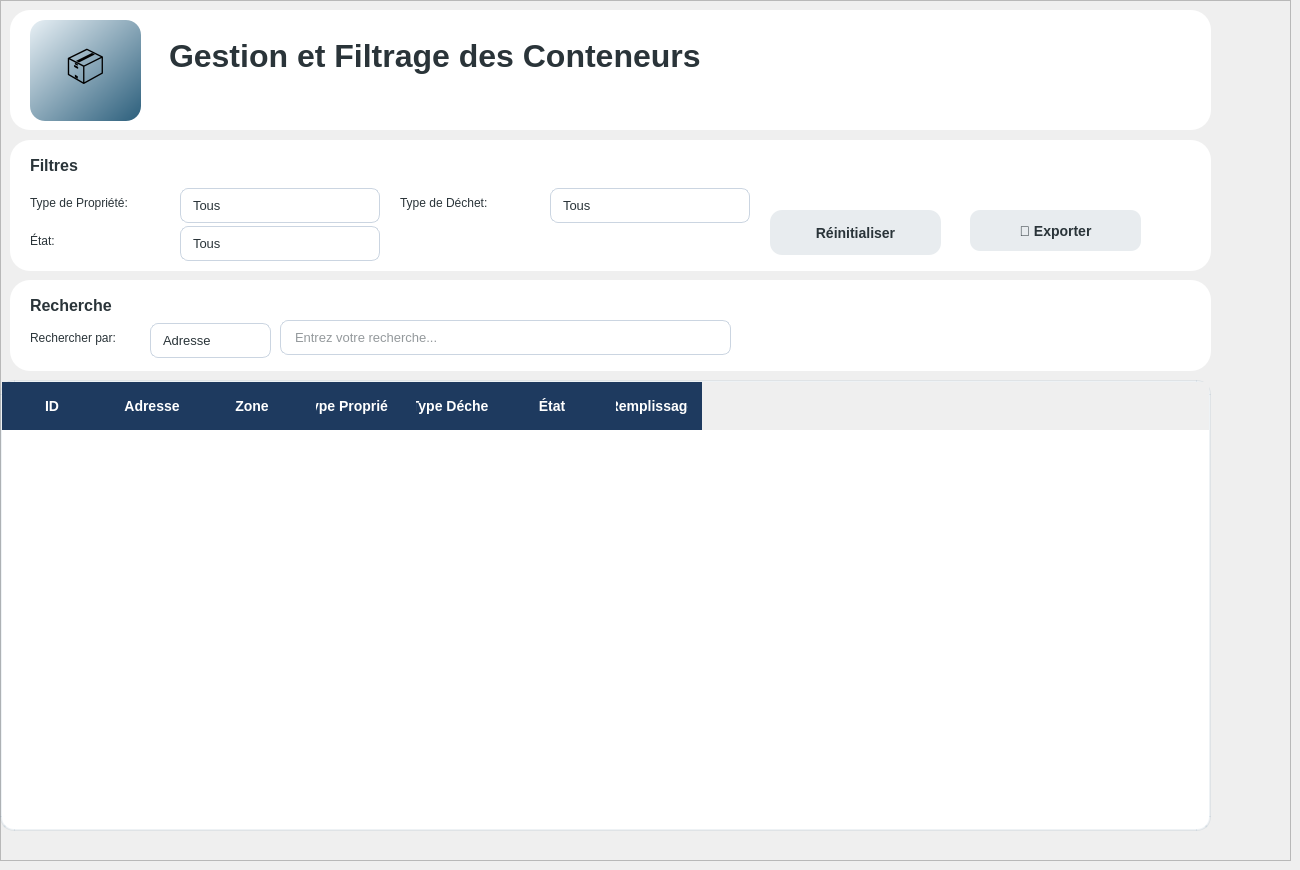
   <widget class="QWidget" name="page_7">
    <widget class="QFrame" name="frame_4">
     <property name="enabled">
      <bool>true</bool>
     </property>
     <property name="geometry">
      <rect>
       <x>0</x>
       <y>0</y>
       <width>1291</width>
       <height>861</height>
      </rect>
     </property>
     <property name="maximumSize">
      <size>
       <width>1500</width>
       <height>1500</height>
      </size>
     </property>
     <property name="styleSheet">
      <string notr="true">background-color: qlineargradient(
    spread:pad,
    x1:0, y1:0,
    x2:0, y2:1,
    stop:0 #0A1F33,
    stop:0.5 #163A5F,
    stop:1 #274C77
);</string>
     </property>
     <property name="frameShape">
      <enum>QFrame::Shape::StyledPanel</enum>
     </property>
     <property name="frameShadow">
      <enum>QFrame::Shadow::Raised</enum>
     </property>
     <widget class="QFrame" name="headerFrame">
      <property name="geometry">
       <rect>
        <x>10</x>
        <y>10</y>
        <width>1201</width>
        <height>120</height>
       </rect>
      </property>
      <property name="minimumSize">
       <size>
        <width>0</width>
        <height>120</height>
       </size>
      </property>
      <property name="styleSheet">
       <string notr="true">background: white;
border-radius: 20px;
padding: 20px;</string>
      </property>
      <property name="frameShape">
       <enum>QFrame::Shape::StyledPanel</enum>
      </property>
      <property name="frameShadow">
       <enum>QFrame::Shadow::Raised</enum>
      </property>
      <widget class="QLabel" name="label_icon_2">
       <property name="geometry">
        <rect>
         <x>20</x>
         <y>10</y>
         <width>111</width>
         <height>101</height>
        </rect>
       </property>
       <property name="font">
        <font>
         <pointsize>26</pointsize>
        </font>
       </property>
       <property name="styleSheet">
        <string notr="true">background: qlineargradient(x1:0, y1:0, x2:1, y2:1, stop:0 #E8F0F5, stop:1 #2C5F7C);
border-radius: 15px;</string>
       </property>
       <property name="text">
        <string>📦</string>
       </property>
       <property name="alignment">
        <set>Qt::AlignmentFlag::AlignCenter</set>
       </property>
      </widget>
      <widget class="QLabel" name="label_title_2">
       <property name="geometry">
        <rect>
         <x>130</x>
         <y>0</y>
         <width>791</width>
         <height>91</height>
        </rect>
       </property>
       <property name="font">
        <font>
         <family>Leelawadee UI</family>
         <pointsize>24</pointsize>
         <bold>true</bold>
        </font>
       </property>
       <property name="styleSheet">
        <string notr="true">color: #2A3439;
background: transparent;</string>
       </property>
       <property name="text">
        <string>Gestion et Filtrage des Conteneurs</string>
       </property>
      </widget>
     </widget>
     <widget class="QFrame" name="filtresFrame">
      <property name="geometry">
       <rect>
        <x>10</x>
        <y>140</y>
        <width>1201</width>
        <height>131</height>
       </rect>
      </property>
      <property name="styleSheet">
       <string notr="true">QFrame#filtresFrame {
    background: white;
    border-radius: 20px;
    padding: 20px;
}</string>
      </property>
      <property name="frameShape">
       <enum>QFrame::Shape::StyledPanel</enum>
      </property>
      <property name="frameShadow">
       <enum>QFrame::Shadow::Raised</enum>
      </property>
      <widget class="QLabel" name="label_filtres">
       <property name="geometry">
        <rect>
         <x>20</x>
         <y>10</y>
         <width>100</width>
         <height>30</height>
        </rect>
       </property>
       <property name="font">
        <font>
         <pointsize>12</pointsize>
         <bold>true</bold>
        </font>
       </property>
       <property name="styleSheet">
        <string notr="true">color: #2A3439;
background: transparent;</string>
       </property>
       <property name="text">
        <string>Filtres</string>
       </property>
      </widget>
      <widget class="QLabel" name="label_typePropriete">
       <property name="geometry">
        <rect>
         <x>20</x>
         <y>50</y>
         <width>150</width>
         <height>25</height>
        </rect>
       </property>
       <property name="font">
        <font>
         <pointsize>9</pointsize>
        </font>
       </property>
       <property name="styleSheet">
        <string notr="true">color: #2A3439;
background: transparent;</string>
       </property>
       <property name="text">
        <string>Type de Propriété:</string>
       </property>
      </widget>
      <widget class="QComboBox" name="comboBox_typePropriete">
       <property name="geometry">
        <rect>
         <x>170</x>
         <y>48</y>
         <width>200</width>
         <height>35</height>
        </rect>
       </property>
       <property name="styleSheet">
        <string notr="true">QComboBox {
    background-color: #FFFFFF;
    border: 1px solid #CBD5E1;
    border-radius: 8px;
    padding: 6px 12px;
    color: #2A3439;
    font-size: 13px;
}

QComboBox::drop-down {
    border: none;
    width: 25px;
}

QComboBox:hover {
    border: 1px solid #2C5F7C;
}

QComboBox QAbstractItemView {
    background-color: #FFFFFF;
    border: 1px solid #CBD5E1;
    selection-background-color: #E0ECFF;
    selection-color: #1E3A5F;
    color: #2A3439;
}</string>
       </property>
       <item>
        <property name="text">
         <string>Tous</string>
        </property>
       </item>
       <item>
        <property name="text">
         <string>Public</string>
        </property>
       </item>
       <item>
        <property name="text">
         <string>Privé</string>
        </property>
       </item>
      </widget>
      <widget class="QLabel" name="label_typeDechet">
       <property name="geometry">
        <rect>
         <x>390</x>
         <y>50</y>
         <width>150</width>
         <height>25</height>
        </rect>
       </property>
       <property name="font">
        <font>
         <pointsize>9</pointsize>
        </font>
       </property>
       <property name="styleSheet">
        <string notr="true">color: #2A3439;
background: transparent;</string>
       </property>
       <property name="text">
        <string>Type de Déchet:</string>
       </property>
      </widget>
      <widget class="QComboBox" name="comboBox_typeDechet">
       <property name="geometry">
        <rect>
         <x>540</x>
         <y>48</y>
         <width>200</width>
         <height>35</height>
        </rect>
       </property>
       <property name="styleSheet">
        <string notr="true">QComboBox {
    background-color: #FFFFFF;
    border: 1px solid #CBD5E1;
    border-radius: 8px;
    padding: 6px 12px;
    color: #2A3439;
    font-size: 13px;
}

QComboBox::drop-down {
    border: none;
    width: 25px;
}

QComboBox:hover {
    border: 1px solid #2C5F7C;
}

QComboBox QAbstractItemView {
    background-color: #FFFFFF;
    border: 1px solid #CBD5E1;
    selection-background-color: #E0ECFF;
    selection-color: #1E3A5F;
    color: #2A3439;
}</string>
       </property>
       <item>
        <property name="text">
         <string>Tous</string>
        </property>
       </item>
       <item>
        <property name="text">
         <string>Ordures ménagères</string>
        </property>
       </item>
       <item>
        <property name="text">
         <string>Recyclage</string>
        </property>
       </item>
       <item>
        <property name="text">
         <string>Verre</string>
        </property>
       </item>
       <item>
        <property name="text">
         <string>Organique</string>
        </property>
       </item>
      </widget>
      <widget class="QLabel" name="label_etat">
       <property name="geometry">
        <rect>
         <x>20</x>
         <y>88</y>
         <width>150</width>
         <height>25</height>
        </rect>
       </property>
       <property name="font">
        <font>
         <pointsize>9</pointsize>
        </font>
       </property>
       <property name="styleSheet">
        <string notr="true">color: #2A3439;
background: transparent;</string>
       </property>
       <property name="text">
        <string>État:</string>
       </property>
      </widget>
      <widget class="QComboBox" name="comboBox_etat">
       <property name="geometry">
        <rect>
         <x>170</x>
         <y>86</y>
         <width>200</width>
         <height>35</height>
        </rect>
       </property>
       <property name="styleSheet">
        <string notr="true">QComboBox {
    background-color: #FFFFFF;
    border: 1px solid #CBD5E1;
    border-radius: 8px;
    padding: 6px 12px;
    color: #2A3439;
    font-size: 13px;
}

QComboBox::drop-down {
    border: none;
    width: 25px;
}

QComboBox:hover {
    border: 1px solid #2C5F7C;
}

QComboBox QAbstractItemView {
    background-color: #FFFFFF;
    border: 1px solid #CBD5E1;
    selection-background-color: #E0ECFF;
    selection-color: #1E3A5F;
    color: #2A3439;
}</string>
       </property>
       <item>
        <property name="text">
         <string>Tous</string>
        </property>
       </item>
       <item>
        <property name="text">
         <string>Opérationnel</string>
        </property>
       </item>
       <item>
        <property name="text">
         <string>Plein</string>
        </property>
       </item>
       <item>
        <property name="text">
         <string>Maintenance</string>
        </property>
       </item>
      </widget>
      <widget class="QPushButton" name="pushButton_appliquerFiltres">
       <property name="geometry">
        <rect>
         <x>760</x>
         <y>14</y>
         <width>171</width>
         <height>51</height>
        </rect>
       </property>
       <property name="font">
        <font>
         <pointsize>-1</pointsize>
         <fontweight>DemiBold</fontweight>
        </font>
       </property>
       <property name="styleSheet">
        <string notr="true">QPushButton {
    background-color: qlineargradient(
        spread:pad,
        x1:0, y1:0,
        x2:0, y2:1,
        stop:0 #0A1F33,
        stop:0.5 #163A5F,
        stop:1 #274C77
    );
    color: white;
    border-radius: 12px;
    padding: 10px 20px;
    font-weight: 600;
    border: none;
    font-size: 14px;
}

QPushButton:hover {
    background-color: qlineargradient(
        spread:pad,
        x1:0, y1:0,
        x2:0, y2:1,
        stop:0 #163A5F,
        stop:0.5 #274C77,
        stop:1 #3A6EA5
    );
}</string>
       </property>
       <property name="text">
        <string>Appliquer les filtres</string>
       </property>
      </widget>
      <widget class="QPushButton" name="pushButton_reinitialiser">
       <property name="geometry">
        <rect>
         <x>760</x>
         <y>70</y>
         <width>171</width>
         <height>45</height>
        </rect>
       </property>
       <property name="font">
        <font>
         <pointsize>-1</pointsize>
         <fontweight>DemiBold</fontweight>
        </font>
       </property>
       <property name="styleSheet">
        <string notr="true">QPushButton {
    background-color: #E8ECEF;
    color: #2A3439;
    border: none;
    border-radius: 12px;
    padding: 10px 20px;
    font-weight: 600;
    font-size: 14px;
}

QPushButton:hover {
    background-color: #5F6C73;
    color: white;
}</string>
       </property>
       <property name="text">
        <string>Réinitialiser</string>
       </property>
      </widget>
      <widget class="QPushButton" name="pushButton_exporter_2">
       <property name="geometry">
        <rect>
         <x>960</x>
         <y>70</y>
         <width>171</width>
         <height>41</height>
        </rect>
       </property>
       <property name="font">
        <font>
         <pointsize>-1</pointsize>
         <fontweight>DemiBold</fontweight>
        </font>
       </property>
       <property name="styleSheet">
        <string notr="true">QPushButton {
    background-color: #E8ECEF;
    color: #2A3439;
    border: none;
    border-radius: 10px;
    padding: 10px 20px;
    font-weight: 600;
    font-size: 14px;
}

QPushButton:hover {
    background-color: #5F6C73;
    color: white;
}</string>
       </property>
       <property name="text">
        <string>📄 Exporter</string>
       </property>
      </widget>
      <widget class="QPushButton" name="pushButton_appliquerFiltres_2">
       <property name="geometry">
        <rect>
         <x>960</x>
         <y>10</y>
         <width>171</width>
         <height>51</height>
        </rect>
       </property>
       <property name="font">
        <font>
         <pointsize>-1</pointsize>
         <fontweight>DemiBold</fontweight>
        </font>
       </property>
       <property name="styleSheet">
        <string notr="true">QPushButton {
    background-color: qlineargradient(
        spread:pad,
        x1:0, y1:0,
        x2:0, y2:1,
        stop:0 #0A1F33,
        stop:0.5 #163A5F,
        stop:1 #274C77
    );
    color: white;
    border-radius: 12px;
    padding: 10px 20px;
    font-weight: 600;
    border: none;
    font-size: 14px;
}

QPushButton:hover {
    background-color: qlineargradient(
        spread:pad,
        x1:0, y1:0,
        x2:0, y2:1,
        stop:0 #163A5F,
        stop:0.5 #274C77,
        stop:1 #3A6EA5
    );
}</string>
       </property>
       <property name="text">
        <string>📊 statistique</string>
       </property>
      </widget>
     </widget>
     <widget class="QFrame" name="rechercheFrame">
      <property name="geometry">
       <rect>
        <x>10</x>
        <y>280</y>
        <width>1201</width>
        <height>91</height>
       </rect>
      </property>
      <property name="styleSheet">
       <string notr="true">QFrame#rechercheFrame {
    background: white;
    border-radius: 20px;
    padding: 20px;
}</string>
      </property>
      <property name="frameShape">
       <enum>QFrame::Shape::StyledPanel</enum>
      </property>
      <property name="frameShadow">
       <enum>QFrame::Shadow::Raised</enum>
      </property>
      <widget class="QLabel" name="label_recherche">
       <property name="geometry">
        <rect>
         <x>20</x>
         <y>10</y>
         <width>120</width>
         <height>30</height>
        </rect>
       </property>
       <property name="font">
        <font>
         <pointsize>12</pointsize>
         <bold>true</bold>
        </font>
       </property>
       <property name="styleSheet">
        <string notr="true">color: #2A3439;
background: transparent;</string>
       </property>
       <property name="text">
        <string>Recherche</string>
       </property>
      </widget>
      <widget class="QLabel" name="label_rechercherPar">
       <property name="geometry">
        <rect>
         <x>20</x>
         <y>45</y>
         <width>120</width>
         <height>25</height>
        </rect>
       </property>
       <property name="font">
        <font>
         <pointsize>9</pointsize>
        </font>
       </property>
       <property name="styleSheet">
        <string notr="true">color: #2A3439;
background: transparent;</string>
       </property>
       <property name="text">
        <string>Rechercher par:</string>
       </property>
      </widget>
      <widget class="QComboBox" name="comboBox_rechercherPar">
       <property name="geometry">
        <rect>
         <x>140</x>
         <y>43</y>
         <width>121</width>
         <height>35</height>
        </rect>
       </property>
       <property name="styleSheet">
        <string notr="true">QComboBox {
    background-color: #FFFFFF;
    border: 1px solid #CBD5E1;
    border-radius: 8px;
    padding: 6px 12px;
    color: #2A3439;
    font-size: 13px;
}

QComboBox::drop-down {
    border: none;
    width: 25px;
}

QComboBox:hover {
    border: 1px solid #2C5F7C;
}

QComboBox QAbstractItemView {
    background-color: #FFFFFF;
    border: 1px solid #CBD5E1;
    selection-background-color: #E0ECFF;
    selection-color: #1E3A5F;
    color: #2A3439;
}</string>
       </property>
       <item>
        <property name="text">
         <string>Adresse</string>
        </property>
       </item>
       <item>
        <property name="text">
         <string>Zone</string>
        </property>
       </item>
       <item>
        <property name="text">
         <string>ID</string>
        </property>
       </item>
      </widget>
      <widget class="QLineEdit" name="lineEdit_recherche">
       <property name="geometry">
        <rect>
         <x>270</x>
         <y>40</y>
         <width>451</width>
         <height>35</height>
        </rect>
       </property>
       <property name="styleSheet">
        <string notr="true">QLineEdit {
    background-color: #FFFFFF;
    border: 1px solid #CBD5E1;
    border-radius: 8px;
    padding: 6px 12px;
    color: #2A3439;
    font-size: 13px;
}

QLineEdit:focus {
    border: 1px solid #2C5F7C;
}

QLineEdit::placeholder {
    color: #94A3B8;
}</string>
       </property>
       <property name="placeholderText">
        <string>Entrez votre recherche...</string>
       </property>
      </widget>
      <widget class="QPushButton" name="pushButton_rechercher_2">
       <property name="geometry">
        <rect>
         <x>740</x>
         <y>40</y>
         <width>120</width>
         <height>35</height>
        </rect>
       </property>
       <property name="font">
        <font>
         <pointsize>-1</pointsize>
         <fontweight>DemiBold</fontweight>
        </font>
       </property>
       <property name="styleSheet">
        <string notr="true">QPushButton {
    background-color: qlineargradient(
        spread:pad,
        x1:0, y1:0,
        x2:0, y2:1,
        stop:0 #0A1F33,
        stop:0.5 #163A5F,
        stop:1 #274C77
    );
    color: white;
    border-radius: 8px;
    padding: 8px 16px;
    font-weight: 600;
    border: none;
    font-size: 13px;
}

QPushButton:hover {
    background-color: qlineargradient(
        spread:pad,
        x1:0, y1:0,
        x2:0, y2:1,
        stop:0 #163A5F,
        stop:0.5 #274C77,
        stop:1 #3A6EA5
    );
}</string>
       </property>
       <property name="text">
        <string>Rechercher</string>
       </property>
      </widget>
      <widget class="QPushButton" name="pushButton_rechercher_3">
       <property name="geometry">
        <rect>
         <x>870</x>
         <y>40</y>
         <width>191</width>
         <height>35</height>
        </rect>
       </property>
       <property name="font">
        <font>
         <pointsize>-1</pointsize>
         <fontweight>DemiBold</fontweight>
        </font>
       </property>
       <property name="styleSheet">
        <string notr="true">QPushButton {
    background-color: qlineargradient(
        spread:pad,
        x1:0, y1:0,
        x2:0, y2:1,
        stop:0 #0A1F33,
        stop:0.5 #163A5F,
        stop:1 #274C77
    );
    color: white;
    border-radius: 8px;
    padding: 8px 16px;
    font-weight: 600;
    border: none;
    font-size: 13px;
}

QPushButton:hover {
    background-color: qlineargradient(
        spread:pad,
        x1:0, y1:0,
        x2:0, y2:1,
        stop:0 #163A5F,
        stop:0.5 #274C77,
        stop:1 #3A6EA5
    );
}</string>
       </property>
       <property name="text">
        <string>📦 Ajouter un Conteneur</string>
       </property>
      </widget>
      <widget class="QPushButton" name="pushButton_rechercher_4">
       <property name="geometry">
        <rect>
         <x>1070</x>
         <y>40</y>
         <width>120</width>
         <height>35</height>
        </rect>
       </property>
       <property name="font">
        <font>
         <pointsize>-1</pointsize>
         <fontweight>DemiBold</fontweight>
        </font>
       </property>
       <property name="styleSheet">
        <string notr="true">QPushButton {
    background-color: qlineargradient(
        spread:pad,
        x1:0, y1:0,
        x2:0, y2:1,
        stop:0 #0A1F33,
        stop:0.5 #163A5F,
        stop:1 #274C77
    );
    color: white;
    border-radius: 8px;
    padding: 8px 16px;
    font-weight: 600;
    border: none;
    font-size: 13px;
}

QPushButton:hover {
    background-color: qlineargradient(
        spread:pad,
        x1:0, y1:0,
        x2:0, y2:1,
        stop:0 #163A5F,
        stop:0.5 #274C77,
        stop:1 #3A6EA5
    );
}</string>
       </property>
       <property name="text">
        <string>tri</string>
       </property>
      </widget>
     </widget>
     <widget class="QTableWidget" name="tableWidget_conteneurs">
      <property name="geometry">
       <rect>
        <x>0</x>
        <y>380</y>
        <width>1211</width>
        <height>451</height>
       </rect>
      </property>
      <property name="styleSheet">
       <string notr="true">QTableWidget {
    background-color: #FFFFFF;
    border-radius: 14px;
    border: 2px solid rgba(44, 95, 124, 0.08);
    gridline-color: #CBD5E1;
    font-size: 14px;
    font-family: &quot;Segoe UI&quot;, &quot;Poppins&quot;, &quot;Arial&quot;;
    color: #111827;
    selection-background-color: #E6F0FA;
    selection-color: #1E3A5F;
}

QTableWidget::item {
    padding: 14px;
    border-bottom: 1px solid #CBD5E1;
    color: #2A3439;
}

QTableWidget::item:hover {
    background-color: #EEF4FF;
}

QTableWidget::item:selected {
    background-color: #E0ECFF;
    color: #1E3A5F;
}

QHeaderView::section {
    background-color: #1E3A5F;
    color: #FFFFFF;
    padding: 14px;
    border: none;
    font-size: 14px;
    font-weight: 700;
}

QTableCornerButton::section {
    background-color: #1E3A5F;
    border: none;
}

QScrollBar:vertical {
    background: transparent;
    width: 12px;
    margin: 6px 0;
}

QScrollBar::handle:vertical {
    background-color: #1E3A5F;
    min-height: 40px;
    border-radius: 6px;
}

QScrollBar::handle:vertical:hover {
    background-color: #16304D;
}

QScrollBar::add-line:vertical,
QScrollBar::sub-line:vertical {
    background: none;
    height: 0px;
}

QScrollBar::add-page:vertical,
QScrollBar::sub-page:vertical {
    background: none;
}</string>
      </property>
      <column>
       <property name="text">
        <string>ID</string>
       </property>
      </column>
      <column>
       <property name="text">
        <string>Adresse</string>
       </property>
      </column>
      <column>
       <property name="text">
        <string>Zone</string>
       </property>
      </column>
      <column>
       <property name="text">
        <string>Type Propriété</string>
       </property>
      </column>
      <column>
       <property name="text">
        <string>Type Déchet</string>
       </property>
      </column>
      <column>
       <property name="text">
        <string>État</string>
       </property>
      </column>
      <column>
       <property name="text">
        <string>Remplissage</string>
       </property>
      </column>
     </widget>
    </widget>
   </widget>
